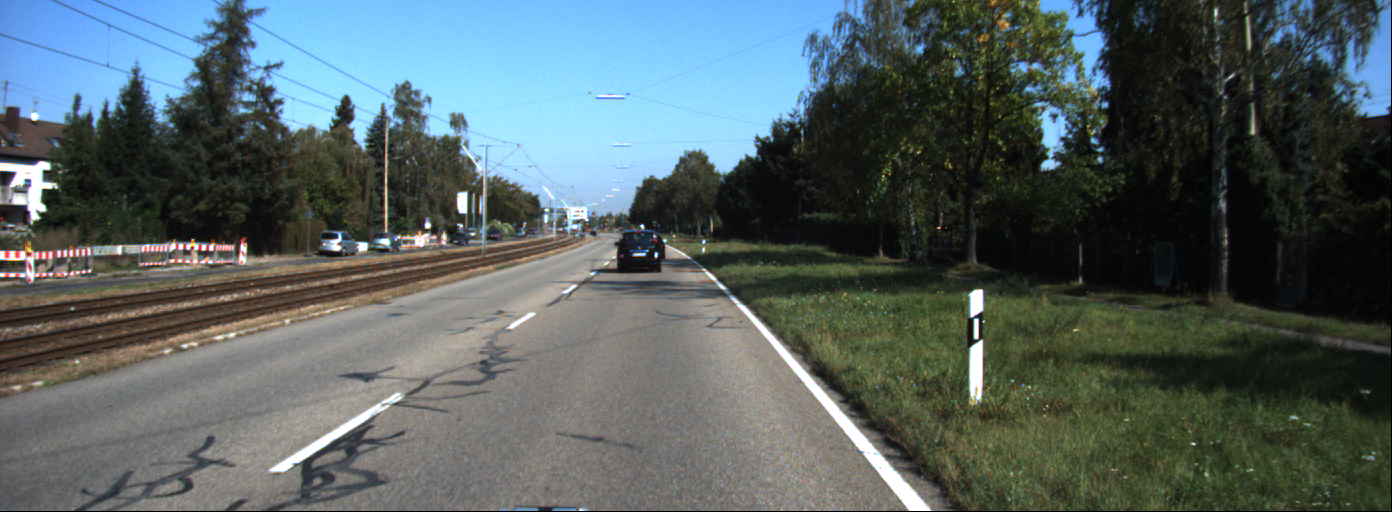
#> input picture Data1/data/0000000000.png, 1392 x 512 px
$ python -i utils.py   (imports and definitions only)
#> lines starting #> are read from the running program, lines starting #| are printed output that depends on the picture; after the words box and inside, x2 and y2 are one past the last pixel; in counts of white or black regions, pixels touching at a corner belong together
# utils.py
import cv2
import numpy as np

def undistort_image(img, K, dist):
    """
    Khử méo ảnh sử dụng ma trận camera K và hệ số méo dist.
    """
    h, w = img.shape[:2]
    newcameramtx, roi = cv2.getOptimalNewCameraMatrix(K, dist, (w,h), 1, (w,h))
    dst = cv2.undistort(img, K, dist, None, newcameramtx)
    x,y,w,h = roi
    dst = dst[y:y+h, x:x+w]
    return dst

def preprocess_image(img, roi_height=0.5):
    """
    Chuyển đổi ảnh sang grayscale và xác định vùng quan tâm (ROI).
    """
    gray = cv2.cvtColor(img, cv2.COLOR_BGR2GRAY)
    rows, cols = gray.shape
    gray[0:int(rows * roi_height), :] = 0  # Loại bỏ phần ảnh trên đường chân trời
    return gray

def detect_edges(gray):
    """
    Phân ngưỡng, làm mịn và phát hiện cạnh của làn đường.
    """
    ret, thresh = cv2.threshold(gray, 230, 255, cv2.THRESH_BINARY)
    blur = cv2.GaussianBlur(thresh, (5, 5), 0)
    edges = cv2.Canny(blur, 130, 200)
    return edges

def hough_lines(edges):
    """
    Sử dụng Probabilistic Hough Transform để tìm các đường thẳng.
    """
    lines = cv2.HoughLinesP(edges, rho=4, theta=np.pi/180, threshold=30, minLineLength=20, maxLineGap=180)
    return lines

>>> import cv2
>>> picture = cv2.imread('Data1/data/0000000000.png', cv2.IMREAD_GRAYSCALE)
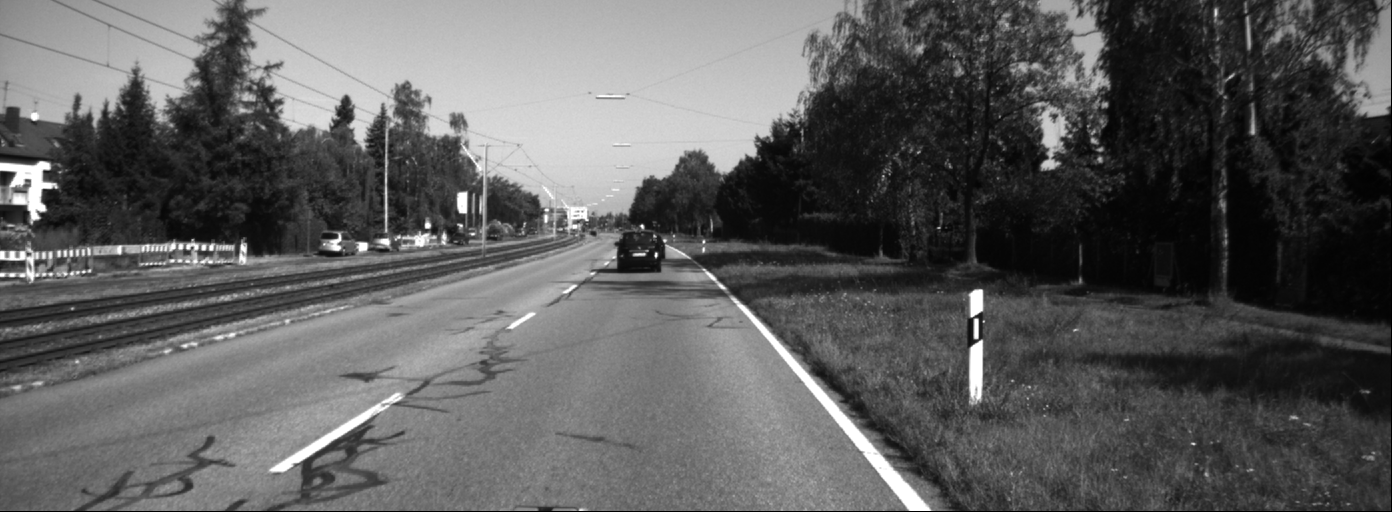
#> picture: shape (512, 1392); min 0, max 255, mean 92.7
>>> result = detect_edges(picture)
#> in detect_edges, `ret, thresh = cv2.threshold(gray, 230, 255, cv2.THRESH_BINARY)`:
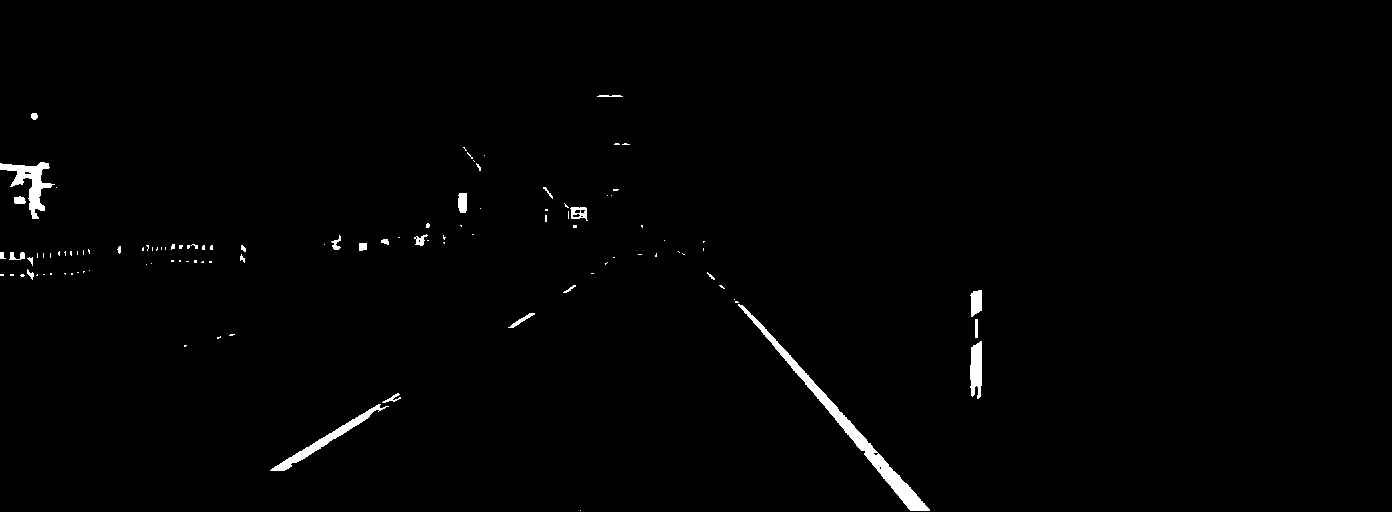
#> thresh: shape (512, 1392); 1% white; 110 white regions (83 under 20 px), largest, box (x1, y1, x2, y2) and area: (738, 304, 930, 511) 2570, (0, 162, 55, 219) 1027, (270, 404, 389, 471) 926
#> in detect_edges, `edges = cv2.Canny(blur, 130, 200)`:
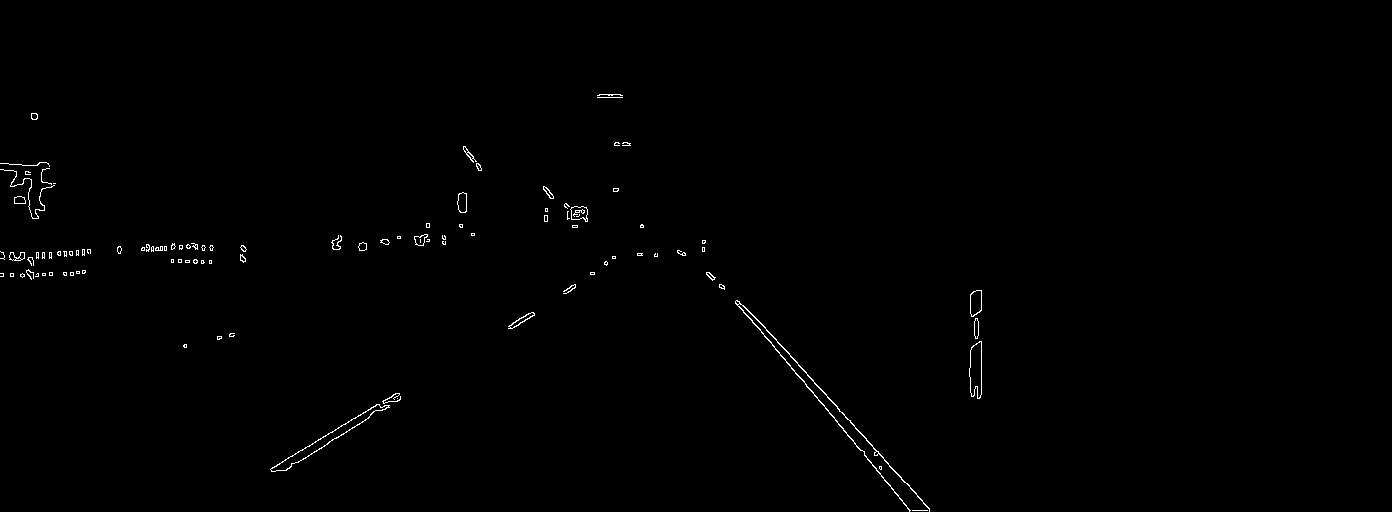
#> edges: shape (512, 1392); 0.48% white in thin lines or dots, all inside (x1, y1, x2, y2) = (0, 94, 982, 512)

$ run again, on Data1/data/0000000002.png
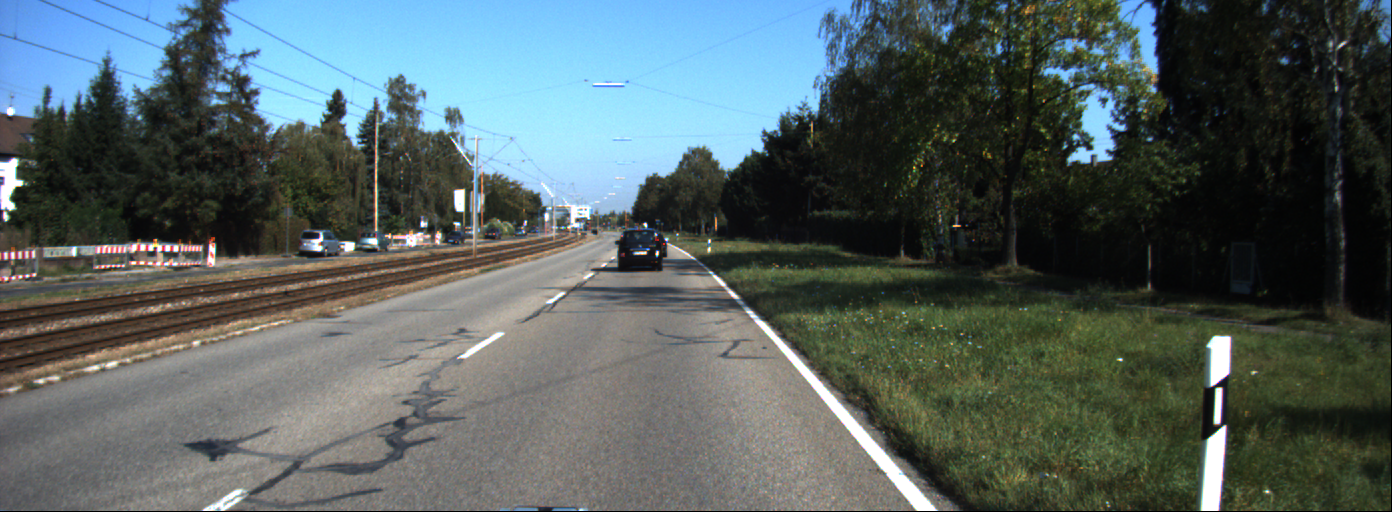
#> input picture Data1/data/0000000002.png, 1392 x 512 px
#> in detect_edges, `ret, thresh = cv2.threshold(gray, 230, 255, cv2.THRESH_BINARY)`:
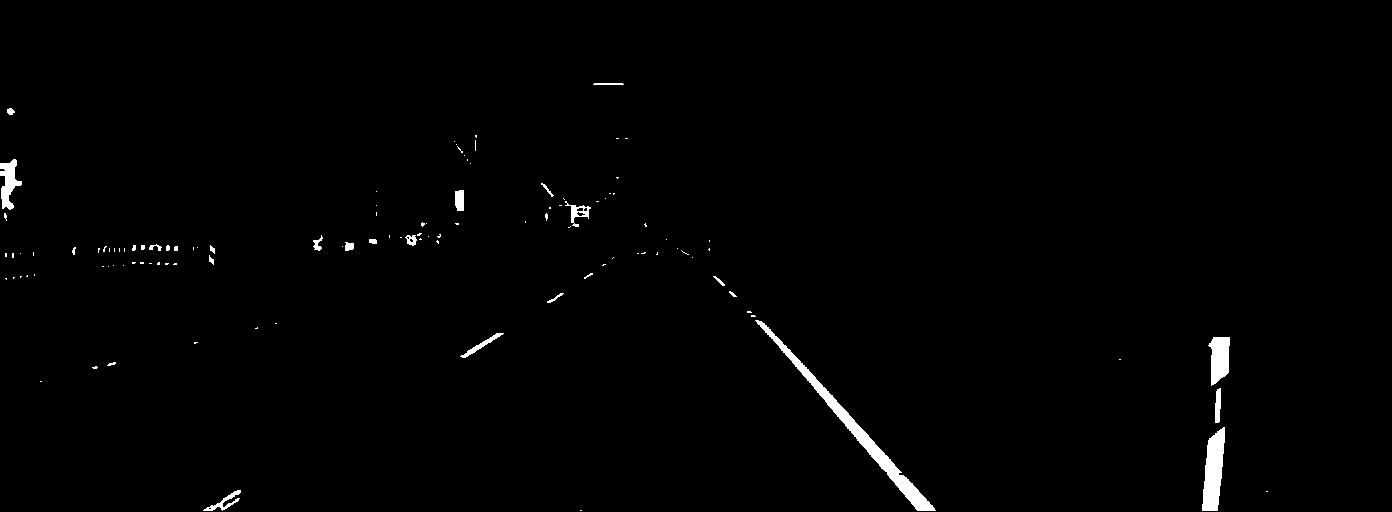
#> thresh: shape (512, 1392); 1% white; 114 white regions (88 under 20 px), largest, box (x1, y1, x2, y2) and area: (755, 320, 936, 511) 2489, (1202, 427, 1225, 511) 1307, (1208, 337, 1230, 386) 777
#> in detect_edges, `edges = cv2.Canny(blur, 130, 200)`:
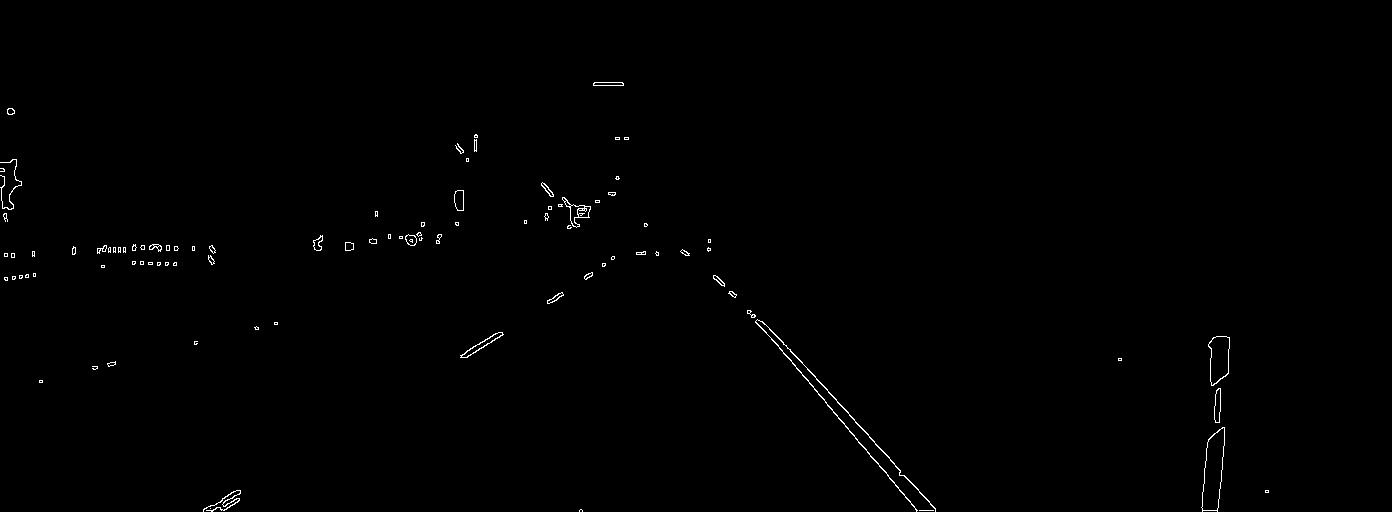
#> edges: shape (512, 1392); 0.46% white in thin lines or dots, all inside (x1, y1, x2, y2) = (0, 82, 1269, 512)

$ run again, on Data1/data/0000000009.png
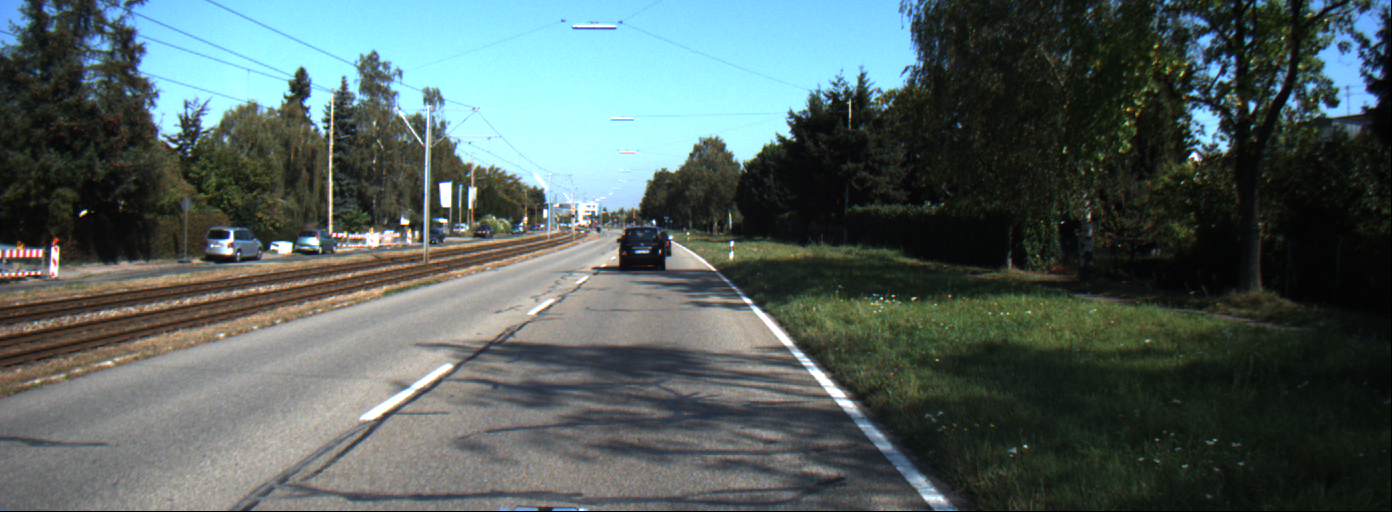
#> input picture Data1/data/0000000009.png, 1392 x 512 px
#> in detect_edges, `ret, thresh = cv2.threshold(gray, 230, 255, cv2.THRESH_BINARY)`:
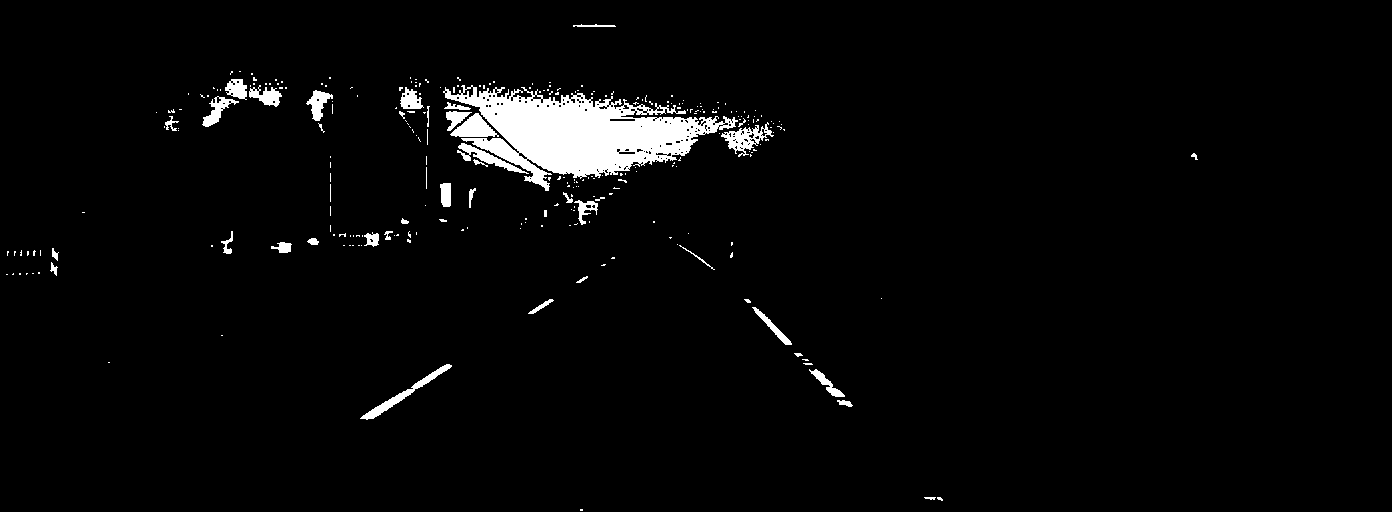
#> thresh: shape (512, 1392); 3.1% white; 273 white regions (230 under 20 px), largest, box (x1, y1, x2, y2) and area: (443, 85, 738, 191) 14047, (360, 364, 452, 420) 676, (721, 122, 774, 157) 673
#> in detect_edges, `edges = cv2.Canny(blur, 130, 200)`:
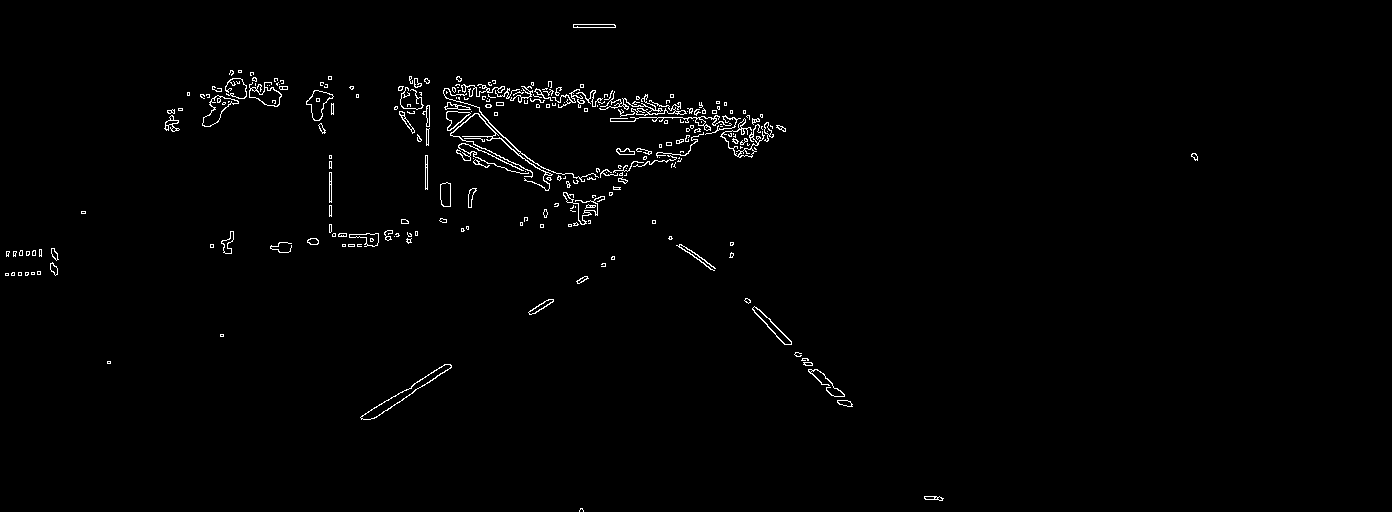
#> edges: shape (512, 1392); 1.1% white in thin lines or dots, all inside (x1, y1, x2, y2) = (5, 24, 1198, 512)
